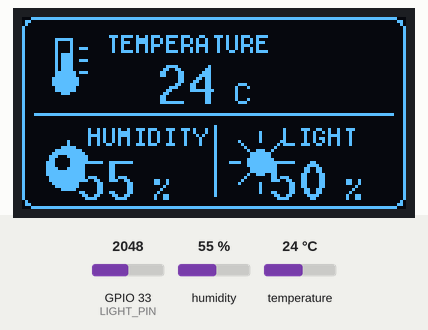
A sketch run on a simulated ESP32. On the bench: 128×64 one-colour display. The inputs (shaded band) are chosen by the test bench; at power-on: humidity 55 %, GPIO 33 (LIGHT_PIN) = 2048, temperature 24 °C (analog values on the 0–4095 scale). What the sketch prints to the serial monitor is not drawn.

Above: at 1.9 s.
2.0 s: humidity set to 22 %
At 3.3 s:
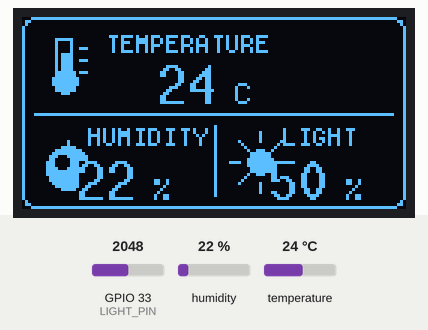
3.6 s: GPIO 33 (LIGHT_PIN) set to 2866
At 5.1 s:
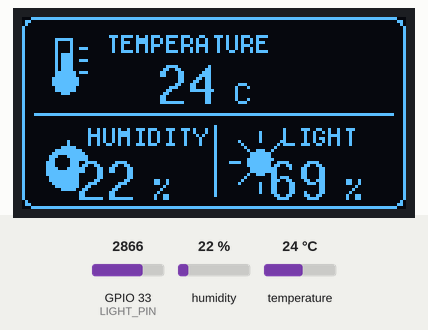
5.7 s: temperature set to 12 °C
At 7.5 s:
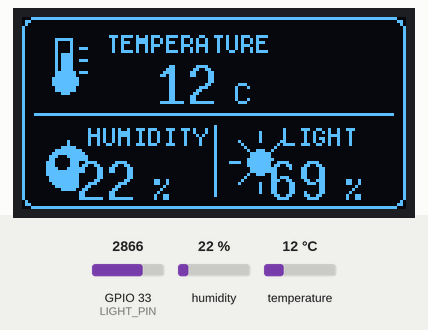
7.8 s: GPIO 33 (LIGHT_PIN) set to 3603
At 9.3 s:
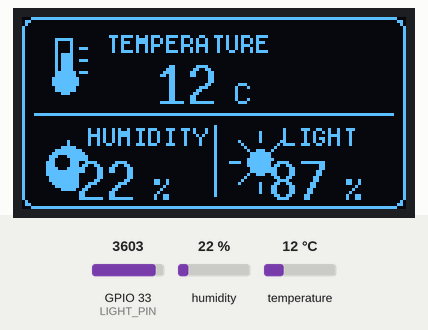
9.9 s: humidity set to 40 %
At 10.9 s:
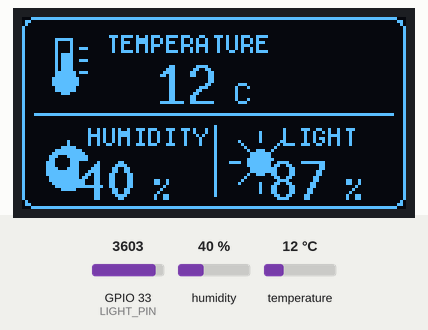
12.0 s: GPIO 33 (LIGHT_PIN) set to 4095
At 13.6 s:
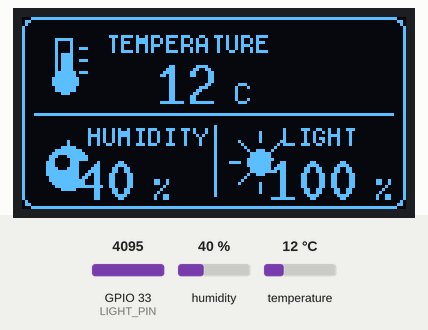
Timing chart, 0 to 15.1 s (numbered marks = the images above; inputs shaded):
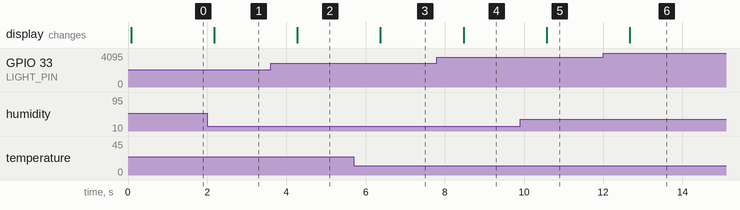

Measured:
- after the input at 2.0 s, the display: changes after 0.18 s (image 1)
- after the input at 3.6 s, the display: changes after 0.68 s (image 2)
- after the input at 5.7 s, the display: changes after 0.68 s (image 3)
- after the input at 7.8 s, the display: changes after 0.67 s (image 4)
- after the input at 9.9 s, the display: changes after 0.67 s (image 5)
- after the input at 12.0 s, the display: changes after 0.67 s (image 6)

The sketch:

22_dht_light_oled.ino
```cpp
#include <Wire.h>
#include <U8g2lib.h>
#include <SimpleDHT.h>

// ESP32 Dev Module 腳位設定
const int DHT_PIN = 14;
const int LIGHT_PIN = 33;
const int SDA_PIN = 21;
const int SCL_PIN = 22;

SimpleDHT11 dht11(DHT_PIN);
U8G2_SSD1306_128X64_NONAME_F_HW_I2C oled(U8G2_R0, U8X8_PIN_NONE);

void drawThermometer(int x, int y) {
  oled.drawFrame(x + 4, y + 1, 6, 12);
  oled.drawDisc(x + 7, y + 15, 4);
  oled.drawBox(x + 6, y + 6, 3, 10);
  oled.drawLine(x + 12, y + 4, x + 14, y + 4);
  oled.drawLine(x + 12, y + 8, x + 14, y + 8);
  oled.drawLine(x + 12, y + 12, x + 14, y + 12);
}

void drawDrop(int x, int y) {
  oled.drawTriangle(x + 7, y + 1, x, y + 10, x + 14, y + 10);
  oled.drawDisc(x + 7, y + 10, 7);
  oled.setDrawColor(0);
  oled.drawDisc(x + 5, y + 8, 2);
  oled.setDrawColor(1);
}

void drawSun(int x, int y) {
  oled.drawDisc(x + 7, y + 8, 4);
  for (int i = 0; i < 8; i++) {
    float a = i * 0.785398f;
    int x1 = x + 7 + (int)(7 * cos(a));
    int y1 = y + 8 + (int)(7 * sin(a));
    int x2 = x + 7 + (int)(10 * cos(a));
    int y2 = y + 8 + (int)(10 * sin(a));
    oled.drawLine(x1, y1, x2, y2);
  }
}

void drawValue(int x, int baseline, int value, const char *unit) {
  oled.setFont(u8g2_font_10x20_tf);
  oled.setCursor(x, baseline);
  oled.print(value);
  oled.setFont(u8g2_font_6x12_tf);
  oled.print(unit);
}

void setup() {
  Serial.begin(115200);
  analogReadResolution(12); // ESP32 ADC: 0~4095

  Wire.begin(SDA_PIN, SCL_PIN);
  oled.begin();
  oled.setFont(u8g2_font_6x12_tf);
  oled.setFontPosBaseline();
}

void loop() {
  byte temperature = 0;
  byte humidity = 0;
  int err = dht11.read(&temperature, &humidity, NULL);

  int lightRaw = analogRead(LIGHT_PIN);
  int lightPercent = map(lightRaw, 0, 4095, 0, 100);
  lightPercent = constrain(lightPercent, 0, 100);

  oled.clearBuffer();
  // 儀表板外框與上下、左右分區
  oled.drawRFrame(0, 0, 128, 64, 4);
  oled.drawHLine(4, 32, 120);
  oled.drawVLine(64, 36, 24);

  // 上方：溫度
  drawThermometer(7, 6);
  oled.setFont(u8g2_font_5x8_tf);
  oled.setCursor(28, 12);
  oled.print("TEMPERATURE");

  // 下方左：濕度；下方右：亮度
  drawDrop(8, 40);
  drawSun(72, 40);
  oled.setCursor(22, 43);
  oled.print("HUMIDITY");
  oled.setCursor(87, 43);
  oled.print("LIGHT");

  if (err == SimpleDHTErrSuccess) {
    drawValue(45, 29, (int)temperature, " C");
    drawValue(18, 61, (int)humidity, " %");
    drawValue(82, 61, lightPercent, " %");

    Serial.print("Temperature: ");
    Serial.print((int)temperature);
    Serial.print(" C, Humidity: ");
    Serial.print((int)humidity);
    Serial.println(" %");
  } else {
    oled.setFont(u8g2_font_6x12_tf);
    oled.setCursor(45, 25);
    oled.print("ERROR");
    Serial.print("DHT11 read error: ");
    Serial.println(SimpleDHTErrCode(err));
  }

  if (err != SimpleDHTErrSuccess) {
    drawValue(82, 61, lightPercent, " %");
  }
  oled.sendBuffer();

  Serial.print("Light raw: ");
  Serial.print(lightRaw);
  Serial.print(", Light: ");
  Serial.print(lightPercent);
  Serial.println(" %");

  delay(1000);
}
```
